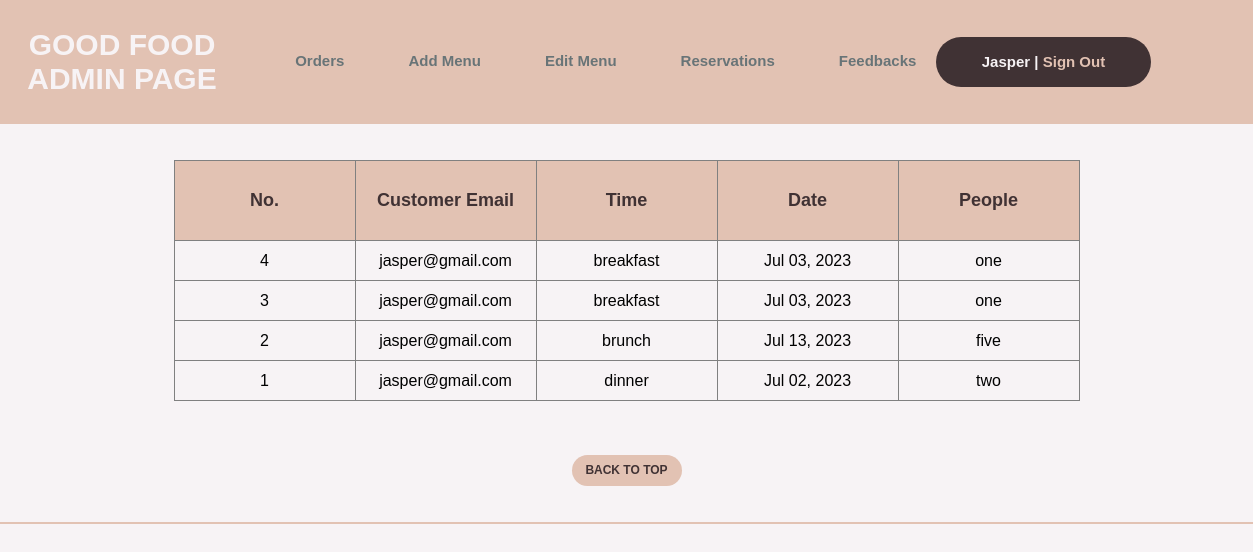
Screenshot of /GoodFood/AReserve.php (signed in) with the database file from the repository.
### tables this page shows
CREATE TABLE `reservation` (
  `id` int(11) NOT NULL,
  `email` varchar(30) NOT NULL,
  `time` varchar(10) NOT NULL,
  `date` date NOT NULL,
  `people` varchar(5) NOT NULL
);

### GoodFood/AReserve.php (the view, shortened to what this page needs)
<?php
if(!isset($_SESSION["sess_user"])){
 header("location:Home.php");
}
else {
?>
<html>
    <head>
        <link rel="stylesheet" type="text/css" href="design.css"/>
    </head>
    <body>
        <table id="main_table" class="exclude_style">
            <tr>
                <td>
                   <div class="logo">
                        <h2>GOOD FOOD ADMIN PAGE</h2>
                    </div>
                </td>
                <td>
                    <div class="navbar">
                        <a href="AOrder.php">Orders</a>
                        <a href="Add.php">Add Menu</a>
                        <a href="Edit.php">Edit Menu</a>
                        <a href="AReserve.php">Reservations</a>
                        <a href="AFeedback.php">Feedbacks</a>
                    </div>
                </td>
                    <td>
                    <div class="sign">
                    <p><?=ucwords($_SESSION['sess_user']);?> |
                    <a href="SignOut.php">Sign Out</a>
                    </p>
                    </div>
                </td>
            </tr>
        </table>
        <br><br>
        <center>
        <table border=1 style="border-collapse:collapse; font-family:Arial; font-weight:normal;">
            <thead style="height:80px; background:#E2C2B3; color:#403234;">
                <th>No.</th>
                <th>Customer Email</th>
                <th>Time</th>
                <th>Date</th>
                <th>People</th>
            </thead>
            <tbody>
            <?php
            $host = "localhost";
            $user = "root";
            $password = "";
            $database = "goodfood";
            $conn = mysqli_connect($host,$user,$password,$database) or die("Could not connect to database");
            $sql = "SELECT * FROM reservation ORDER BY id DESC";
            $query = $conn->query($sql);
            while($row = $query->fetch_array())
            {
                ?>
                <tr style="height:40px;">
                <td><?php echo $row['id']; ?></td>
                <td><?php echo $row['email']; ?></td>
                <td><?php echo $row['time']; ?></td>
                <td><?php echo date('M d, Y', strtotime($row['date'])) ?></td>
                <td><?php echo $row['people']; ?></td>
                </tr>
                <?php
            }?>
            </tbody>
        </table>
        </center>
        <br><br><br>
        <center>
            <a href="#Top" style="color: #403234; font-family: Arial; font-weight: bolder; text-decoration: none; font-size: 12px;
            display: inline-block; background-color: #E2C2B3; width: 110px; height: 23px; border-radius: 30px; padding-top: 8px;">
                BACK TO TOP
            </a>
        </center>
        <br><br>
        <hr style="border: 1px solid #E2C2B3;">
        <br><br>
    </body>
</html>
<?php
}
?>

### GoodFood/design.css (style rules this page uses)
* { margin: 0; padding: 0; }
body { background-color: #F7F3F5; }
#main_table { width: 100%; height: 75px; background-color: #E2C2B3; }
.logo { color: #F7F3F5; font-family: Arial; font-size: 20px; padding-left: 20px; float: left; width: 200px; }
.navbar { width: 700px; height: 70px; margin-top: 50px; float: left; }
.navbar a { text-decoration: none; color: #687477; font-family: Arial; font-weight: bold; transition: 0.4s ease-in-out; margin-left: 60px; font-size: 15px; }
.sign { width: 215px; height: 50px; margin-right: 100px; float: right; background-color: #403234; border-radius: 30px; justify-content: center; align-items: center; list-style: none; }
.sign p { text-decoration: none; color: #F7F3F5; font-family: Arial; font-weight: bold; margin-top: 16px; font-size: 15px; }
.sign a { text-decoration: none; color: #E2C2B3; font-family: Arial; font-weight: bold; transition: 0.4s ease-in-out; font-size: 15px; }
table:not(.exclude_style) { margin-left: 50px; margin-right: 50px; }
table { font-family: Marcopolo; text-decoration-color: #403234; font-weight: bold; text-align: center; }
th { font-size: 18px; width: 180px; height: 50px; font-weight: bold; }

### rows the page displays
reservation: id "4", email "jasper@gmail.com", time "breakfast", date "Jul 03, 2023", people "one"
reservation: id "3", email "jasper@gmail.com", time "breakfast", date "Jul 03, 2023", people "one"
reservation: id "2", email "jasper@gmail.com", time "brunch", date "Jul 13, 2023", people "five"
reservation: id "1", email "jasper@gmail.com", time "dinner", date "Jul 02, 2023", people "two"

### other values shown
$_SESSION['sess_user'] "Jasper"
